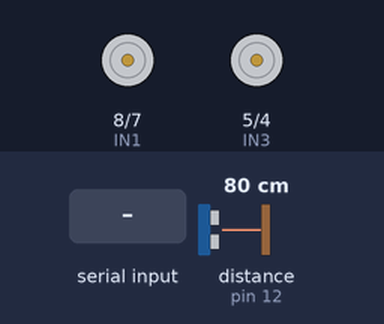
The sketch below on a simulated Arduino Uno, built with avr-gcc and run on an emulated ATmega328P. Shown: motor-driver pin pairs drawn as motors (green arrow = first pin HIGH = forward, orange = second pin HIGH = backward, longer = more drive, scaled by the enable pin). The inputs (shaded band) are chosen by the test bench; at power-on: distance to the obstacle (sensor on pin 12) 80 cm. The echo pulse lasts 58.3 µs per cm.

Above: at 1.2 s.
1.3 s: "F\n" received over Serial
At 1.7 s:
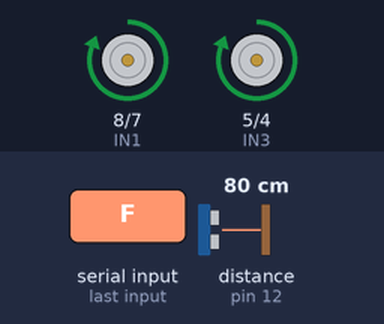
2.8 s: byte 66 ('B') received over Serial
At 3.6 s:
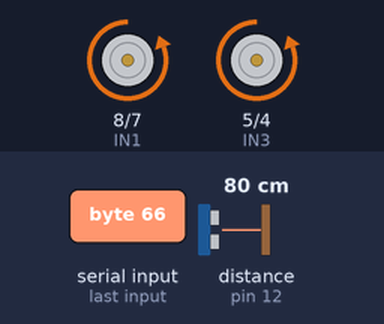
4.3 s: byte 79 ('O') received over Serial
At 4.8 s:
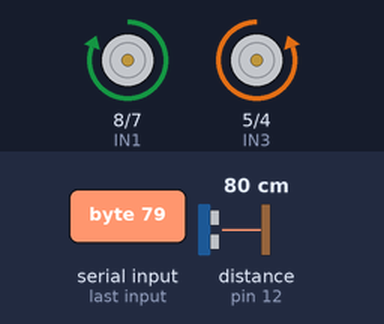
5.8 s: byte 73 ('I') received over Serial
At 7.0 s:
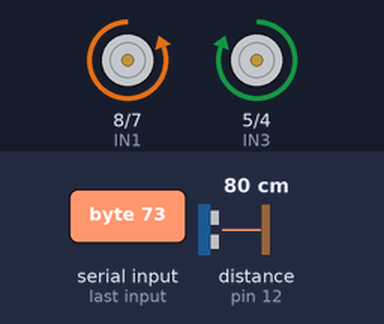
7.3 s: byte 82 ('R') received over Serial
At 8.3 s:
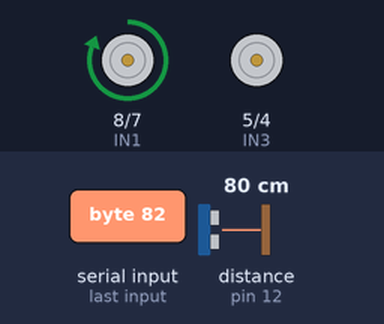
8.8 s: byte 76 ('L') received over Serial
At 9.4 s:
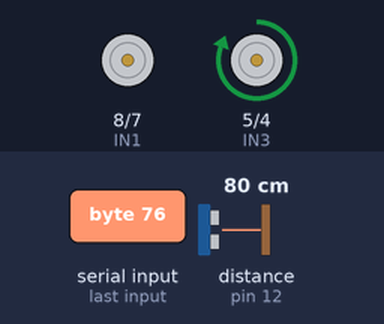
Timing chart, 0 to 11.3 s (numbered marks = the images above; inputs shaded):
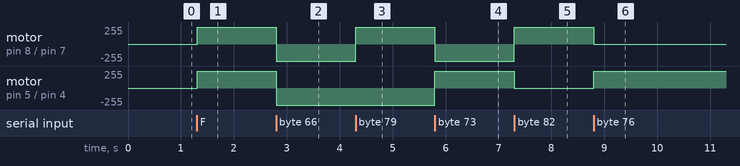

The sketch:

car_code.ino
```cpp
int IN1 = 8;
int IN2 = 7;
int IN3 = 5;
int IN4 = 4;
int ENA = 9;
int ENB = 3;
int speed = 255;
int trigPin = 11;
int echoPin = 12;
float lol = 0;
void setup() {
  Serial.begin(9600);
  //PINMODE SETUP
  pinMode(trigPin,OUTPUT);
  pinMode(echoPin,INPUT);
  pinMode (IN1, OUTPUT);
  pinMode (IN2, OUTPUT);
  pinMode (IN3, OUTPUT);
  pinMode (IN4, OUTPUT);
  pinMode (ENA, OUTPUT);
  pinMode (ENB, OUTPUT);


}

void forward(int s) {
  analogWrite(ENA, s);
  analogWrite(ENB, s);
  digitalWrite(IN1, HIGH);
  digitalWrite(IN2, LOW);
  digitalWrite(IN3, HIGH);
  digitalWrite(IN4, LOW);
}
void backward(int s) {
  analogWrite(ENA, s);
  analogWrite(ENB, s);
  digitalWrite(IN1, LOW);
  digitalWrite(IN2, HIGH);
  digitalWrite(IN3, LOW);
  digitalWrite(IN4, HIGH);
}
void rotate_right(int s) {
  analogWrite(ENA, s);
  analogWrite(ENB, s);
  digitalWrite(IN1, HIGH);
  digitalWrite(IN2, LOW);
  digitalWrite(IN3, LOW);
  digitalWrite(IN4, HIGH);
}
void rotate_left(int s) {
  analogWrite(ENA, s);
  analogWrite(ENB, s);
  digitalWrite(IN1, LOW);
  digitalWrite(IN2, HIGH);
  digitalWrite(IN3, HIGH);
  digitalWrite(IN4, LOW);
}
void max_right(int s) {
  analogWrite(ENA, s);
  analogWrite(ENB, s);
  digitalWrite(IN1, HIGH);
  digitalWrite(IN2, LOW);
  digitalWrite(IN3, LOW);
  digitalWrite(IN4, LOW);
}
void max_left(int s) {
  analogWrite(ENA, s);
  analogWrite(ENB, s);
  digitalWrite(IN1, LOW);
  digitalWrite(IN2, LOW);
  digitalWrite(IN3, HIGH);
  digitalWrite(IN4, LOW);
}
void steering_right(int s) {
  analogWrite(ENA, s);
  analogWrite(ENB, s/2);
  digitalWrite(IN1, HIGH);
  digitalWrite(IN2, LOW);
  digitalWrite(IN3, HIGH);
  digitalWrite(IN4, LOW);
}
void steering_left(int s) {
  analogWrite(ENA, s/2);
  analogWrite(ENB, s);
  digitalWrite(IN1, HIGH);
  digitalWrite(IN2, LOW);
  digitalWrite(IN3, HIGH);
  digitalWrite(IN4, LOW);
}
void steady() {
  analogWrite(ENA, 0);
  analogWrite(ENB, 0);
  digitalWrite(IN1, LOW);
  digitalWrite(IN2, LOW);
  digitalWrite(IN3, LOW);
  digitalWrite(IN4, LOW);
}

void rotate_left_us(int speed) {
  max_left(speed);
}
void rotate_right_us(int speed) {
  max_right(speed);
}

float get_distance(int trigPin,int echoPin) {
  float distance = 0;
  float duration = 0;
  //Clears the trig pin
  digitalWrite(trigPin,LOW);
  delayMicroseconds(2);
  //Generate signal and receive
  digitalWrite(trigPin,HIGH);
  delayMicroseconds(10);
  digitalWrite(trigPin,LOW);
  duration=pulseIn(echoPin, HIGH);
  //Calc Distance
  distance = duration*0.034/2;
  return distance;
}
bool checkObstacle(int trigPin , int echoPin) {
  float distance = 0;
  float duration = 0;
  //Clears the trig pin
  digitalWrite(trigPin,LOW);
  delayMicroseconds(2);
  //Generate signal and receive
  digitalWrite(trigPin,HIGH);
  delayMicroseconds(10);
  digitalWrite(trigPin,LOW);
  duration=pulseIn(echoPin, HIGH);
  //Calc Distance
  distance = duration*0.034/2;
  lol = distance;
  if (distance <= 12 ) {
    return true;
  }
  else {
    return false;
  }
}

void loop() {

  if (Serial.available() > 0 ) {
   char  x=Serial.read();

    while (x == 'F') {
       if (Serial.available() > 0 )
        x=Serial.read();
     if (checkObstacle(trigPin,echoPin)) {
    steady();
    Serial.print(lol);
    Serial.print("\n");
   }
   else
      forward(speed);
    }
     if (x == 'B') {
      backward(speed);
    }
     if (x == 'O') {
      rotate_right(speed);
    }
      if (x == 'I') {
      rotate_left(speed);
    }
      if (x == 'R') {
      max_right(speed);
    }
      if (x == 'L') {
      max_left(speed);
    }
    if (x ==  'Q') {
      steering_left(speed);
    }
     if (x ==  'G') {
      forward(speed);
    }
    if (x == 'E') {
      steering_right(speed);
    }
    if (x == '1') {
      speed = 128;
    }
       if (x == '2') {
      speed = 180;
    }
      if (x == '3') {
      speed = 255;
    }
   if (x == '0') {
      steady();
    }
  }
}
```

Measured:
- after the input at 1.3 s, motor on pin 8 (IN1) / pin 7 (IN2), motor on pin 5 (IN3) / pin 4 (IN4): stopped → forward 255/255 at once
- after the input at 2.8 s, motor on pin 8 (IN1) / pin 7 (IN2), motor on pin 5 (IN3) / pin 4 (IN4): forward 255/255 → backward 255/255 at once
- after the input at 4.3 s, motor on pin 8 (IN1) / pin 7 (IN2): backward 255/255 → forward 255/255 at once
- after the input at 5.8 s, motor on pin 8 (IN1) / pin 7 (IN2): forward 255/255 → backward 255/255 at once; motor on pin 5 (IN3) / pin 4 (IN4): backward 255/255 → forward 255/255 at once
- after the input at 7.3 s, motor on pin 8 (IN1) / pin 7 (IN2): backward 255/255 → forward 255/255 at once; motor on pin 5 (IN3) / pin 4 (IN4): forward 255/255 → stopped at once
- after the input at 8.8 s, motor on pin 8 (IN1) / pin 7 (IN2): forward 255/255 → stopped at once; motor on pin 5 (IN3) / pin 4 (IN4): stopped → forward 255/255 at once
